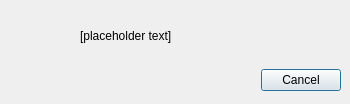
<?xml version="1.0" encoding="UTF-8"?>
<ui version="4.0">
 <class>Dialog</class>
 <widget class="QDialog" name="Dialog">
  <property name="geometry">
   <rect>
    <x>0</x>
    <y>0</y>
    <width>350</width>
    <height>104</height>
   </rect>
  </property>
  <property name="windowTitle">
   <string>Error</string>
  </property>
  <property name="windowIcon">
   <iconset>
    <normaloff>../assets/Logo_Ventanas.png</normaloff>../assets/Logo_Ventanas.png</iconset>
  </property>
  <widget class="QDialogButtonBox" name="buttonBox">
   <property name="geometry">
    <rect>
     <x>120</x>
     <y>60</y>
     <width>221</width>
     <height>41</height>
    </rect>
   </property>
   <property name="orientation">
    <enum>Qt::Horizontal</enum>
   </property>
   <property name="standardButtons">
    <set>QDialogButtonBox::Cancel</set>
   </property>
  </widget>
  <widget class="QLabel" name="img">
   <property name="geometry">
    <rect>
     <x>10</x>
     <y>10</y>
     <width>61</width>
     <height>61</height>
    </rect>
   </property>
   <property name="sizePolicy">
    <sizepolicy hsizetype="Fixed" vsizetype="Fixed">
     <horstretch>0</horstretch>
     <verstretch>0</verstretch>
    </sizepolicy>
   </property>
   <property name="maximumSize">
    <size>
     <width>167777</width>
     <height>167777</height>
    </size>
   </property>
   <property name="text">
    <string/>
   </property>
   <property name="textFormat">
    <enum>Qt::PlainText</enum>
   </property>
   <property name="pixmap">
    <pixmap>../assets/Alert.png</pixmap>
   </property>
   <property name="scaledContents">
    <bool>true</bool>
   </property>
  </widget>
  <widget class="QLabel" name="label">
   <property name="geometry">
    <rect>
     <x>80</x>
     <y>-5</y>
     <width>261</width>
     <height>81</height>
    </rect>
   </property>
   <property name="styleSheet">
    <string notr="true">background-color:transparent;
color:black;</string>
   </property>
   <property name="text">
    <string>[placeholder text]</string>
   </property>
   <property name="textFormat">
    <enum>Qt::AutoText</enum>
   </property>
  </widget>
 </widget>
 <resources/>
 <connections>
  <connection>
   <sender>buttonBox</sender>
   <signal>accepted()</signal>
   <receiver>Dialog</receiver>
   <slot>accept()</slot>
   <hints>
    <hint type="sourcelabel">
     <x>248</x>
     <y>254</y>
    </hint>
    <hint type="destinationlabel">
     <x>157</x>
     <y>274</y>
    </hint>
   </hints>
  </connection>
  <connection>
   <sender>buttonBox</sender>
   <signal>rejected()</signal>
   <receiver>Dialog</receiver>
   <slot>reject()</slot>
   <hints>
    <hint type="sourcelabel">
     <x>316</x>
     <y>260</y>
    </hint>
    <hint type="destinationlabel">
     <x>286</x>
     <y>274</y>
    </hint>
   </hints>
  </connection>
 </connections>
</ui>
